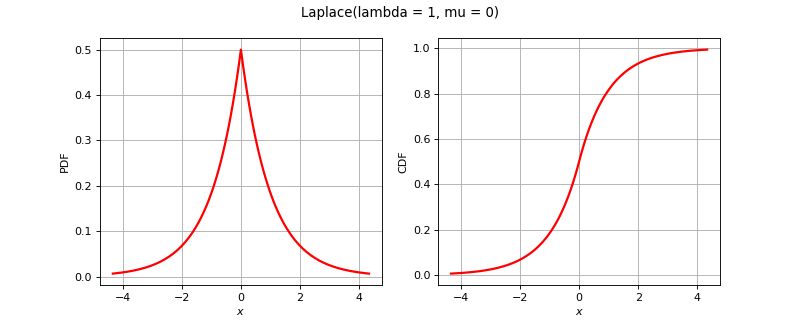

Here is the Python script that generated this plot:
import openturns as ot
from matplotlib import pyplot as plt
from openturns.viewer import View
if ot.Laplace().__class__.__name__ == 'Bernoulli':
    distribution = ot.Bernoulli(0.7)
elif ot.Laplace().__class__.__name__ == 'Binomial':
    distribution = ot.Binomial(5, 0.2)
elif ot.Laplace().__class__.__name__ == 'ComposedDistribution':
    copula = ot.IndependentCopula(2)
    marginals = [ot.Uniform(1.0, 2.0), ot.Normal(2.0, 3.0)]
    distribution = ot.ComposedDistribution(marginals, copula)
elif ot.Laplace().__class__.__name__ == 'CumulativeDistributionNetwork':
    coll = [ot.Normal(2),ot.Dirichlet([0.5, 1.0, 1.5])]
    distribution = ot.CumulativeDistributionNetwork(coll, ot.BipartiteGraph([[0,1], [0,1]]))
elif ot.Laplace().__class__.__name__ == 'Histogram':
    distribution = ot.Histogram([-1.0, 0.5, 1.0, 2.0], [0.45, 0.4, 0.15])
elif ot.Laplace().__class__.__name__ == 'KernelMixture':
    kernel = ot.Uniform()
    sample = ot.Normal().getSample(5)
    bandwith = [1.0]
    distribution = ot.KernelMixture(kernel, bandwith, sample)
elif ot.Laplace().__class__.__name__ == 'MaximumDistribution':
    coll = [ot.Uniform(2.5, 3.5), ot.LogUniform(1.0, 1.2), ot.Triangular(2.0, 3.0, 4.0)]
    distribution = ot.MaximumDistribution(coll)
elif ot.Laplace().__class__.__name__ == 'Multinomial':
    distribution = ot.Multinomial(5, [0.2])
elif ot.Laplace().__class__.__name__ == 'RandomMixture':
    coll = [ot.Triangular(0.0, 1.0, 5.0), ot.Uniform(-2.0, 2.0)]
    weights = [0.8, 0.2]
    cst = 3.0
    distribution = ot.RandomMixture(coll, weights, cst)
elif ot.Laplace().__class__.__name__ == 'TruncatedDistribution':
    distribution = ot.TruncatedDistribution(ot.Normal(2.0, 1.5), 1.0, 4.0)
elif ot.Laplace().__class__.__name__ == 'UserDefined':
    distribution = ot.UserDefined([[0.0], [1.0], [2.0]], [0.2, 0.7, 0.1])
elif ot.Laplace().__class__.__name__ == 'ZipfMandelbrot':
    distribution = ot.ZipfMandelbrot(10, 2.5, 0.3)
else:
    distribution = ot.Laplace()
dimension = distribution.getDimension()
title = str(distribution)[:100].split('\n')[0]
if dimension == 1:
    distribution.setDescription(['$x$'])
    pdf_graph = distribution.drawPDF()
    cdf_graph = distribution.drawCDF()
    fig = plt.figure(figsize=(10, 4))
    pdf_axis = fig.add_subplot(121)
    cdf_axis = fig.add_subplot(122)
    View(pdf_graph, figure=fig, axes=[pdf_axis], add_legend=False)
    View(cdf_graph, figure=fig, axes=[cdf_axis], add_legend=False)
    fig.suptitle(title)
elif dimension == 2:
    distribution.setDescription(['$x_1$', '$x_2$'])
    pdf_graph = distribution.drawPDF()
    pdf_graph.setTitle(title)
    fig = plt.figure(figsize=(10, 5))
    pdf_axis = fig.add_subplot(111)
    View(pdf_graph, figure=fig, axes=[pdf_axis], add_legend=False, square_axes=True)
